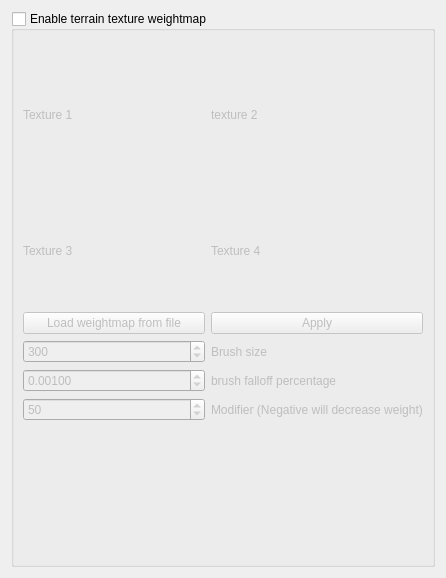
<?xml version="1.0" encoding="UTF-8"?>
<ui version="4.0">
 <class>TerrainWeightWidget</class>
 <widget class="QWidget" name="TerrainWeightWidget">
  <property name="geometry">
   <rect>
    <x>0</x>
    <y>0</y>
    <width>446</width>
    <height>578</height>
   </rect>
  </property>
  <property name="minimumSize">
   <size>
    <width>446</width>
    <height>578</height>
   </size>
  </property>
  <property name="windowTitle">
   <string>Terrain editor</string>
  </property>
  <layout class="QVBoxLayout" name="verticalLayout">
   <item>
    <widget class="QGroupBox" name="weight_group">
     <property name="sizePolicy">
      <sizepolicy hsizetype="Preferred" vsizetype="Preferred">
       <horstretch>0</horstretch>
       <verstretch>0</verstretch>
      </sizepolicy>
     </property>
     <property name="title">
      <string>Enable terrain texture weightmap</string>
     </property>
     <property name="checkable">
      <bool>true</bool>
     </property>
     <property name="checked">
      <bool>false</bool>
     </property>
     <layout class="QGridLayout" name="gridLayout">
      <item row="4" column="0">
       <widget class="QPushButton" name="loadfromfilebutton">
        <property name="text">
         <string>Load weightmap from file</string>
        </property>
       </widget>
      </item>
      <item row="4" column="1">
       <widget class="QPushButton" name="apply_button">
        <property name="text">
         <string>Apply</string>
        </property>
       </widget>
      </item>
      <item row="1" column="0">
       <widget class="QLabel" name="label_1">
        <property name="text">
         <string>Texture 1</string>
        </property>
       </widget>
      </item>
      <item row="1" column="1">
       <widget class="QLabel" name="label_2">
        <property name="text">
         <string>texture 2</string>
        </property>
       </widget>
      </item>
      <item row="3" column="0">
       <widget class="QLabel" name="label">
        <property name="text">
         <string>Texture 3</string>
        </property>
       </widget>
      </item>
      <item row="3" column="1">
       <widget class="QLabel" name="label_3">
        <property name="text">
         <string>Texture 4</string>
        </property>
       </widget>
      </item>
      <item row="0" column="0">
       <spacer name="horizontalSpacer">
        <property name="orientation">
         <enum>Qt::Horizontal</enum>
        </property>
        <property name="sizeHint" stdset="0">
         <size>
          <width>40</width>
          <height>20</height>
         </size>
        </property>
       </spacer>
      </item>
      <item row="0" column="1">
       <spacer name="horizontalSpacer_2">
        <property name="orientation">
         <enum>Qt::Horizontal</enum>
        </property>
        <property name="sizeHint" stdset="0">
         <size>
          <width>40</width>
          <height>20</height>
         </size>
        </property>
       </spacer>
      </item>
      <item row="2" column="0">
       <spacer name="horizontalSpacer_3">
        <property name="orientation">
         <enum>Qt::Horizontal</enum>
        </property>
        <property name="sizeHint" stdset="0">
         <size>
          <width>40</width>
          <height>20</height>
         </size>
        </property>
       </spacer>
      </item>
      <item row="2" column="1">
       <spacer name="horizontalSpacer_4">
        <property name="orientation">
         <enum>Qt::Horizontal</enum>
        </property>
        <property name="sizeHint" stdset="0">
         <size>
          <width>40</width>
          <height>20</height>
         </size>
        </property>
       </spacer>
      </item>
      <item row="5" column="1">
       <widget class="QLabel" name="label_4">
        <property name="text">
         <string>Brush size</string>
        </property>
       </widget>
      </item>
      <item row="6" column="1">
       <widget class="QLabel" name="label_5">
        <property name="text">
         <string>brush falloff percentage</string>
        </property>
       </widget>
      </item>
      <item row="7" column="1">
       <widget class="QLabel" name="label_6">
        <property name="text">
         <string>Modifier (Negative will decrease weight)</string>
        </property>
       </widget>
      </item>
      <item row="8" column="1">
       <widget class="QLabel" name="brush_label">
        <property name="enabled">
         <bool>false</bool>
        </property>
        <property name="sizePolicy">
         <sizepolicy hsizetype="Fixed" vsizetype="Fixed">
          <horstretch>0</horstretch>
          <verstretch>0</verstretch>
         </sizepolicy>
        </property>
        <property name="minimumSize">
         <size>
          <width>128</width>
          <height>128</height>
         </size>
        </property>
        <property name="maximumSize">
         <size>
          <width>128</width>
          <height>128</height>
         </size>
        </property>
        <property name="text">
         <string/>
        </property>
        <property name="scaledContents">
         <bool>true</bool>
        </property>
       </widget>
      </item>
      <item row="5" column="0">
       <widget class="QSpinBox" name="brush_size">
        <property name="minimum">
         <number>1</number>
        </property>
        <property name="maximum">
         <number>800</number>
        </property>
        <property name="singleStep">
         <number>10</number>
        </property>
        <property name="value">
         <number>300</number>
        </property>
       </widget>
      </item>
      <item row="6" column="0">
       <widget class="QDoubleSpinBox" name="brush_falloff">
        <property name="decimals">
         <number>5</number>
        </property>
        <property name="maximum">
         <double>0.100000000000000</double>
        </property>
        <property name="singleStep">
         <double>0.001000000000000</double>
        </property>
        <property name="value">
         <double>0.001000000000000</double>
        </property>
       </widget>
      </item>
      <item row="7" column="0">
       <widget class="QSpinBox" name="brush_modifier">
        <property name="minimum">
         <number>-124</number>
        </property>
        <property name="maximum">
         <number>124</number>
        </property>
        <property name="singleStep">
         <number>5</number>
        </property>
        <property name="value">
         <number>50</number>
        </property>
       </widget>
      </item>
     </layout>
    </widget>
   </item>
  </layout>
 </widget>
 <resources/>
 <connections/>
</ui>
